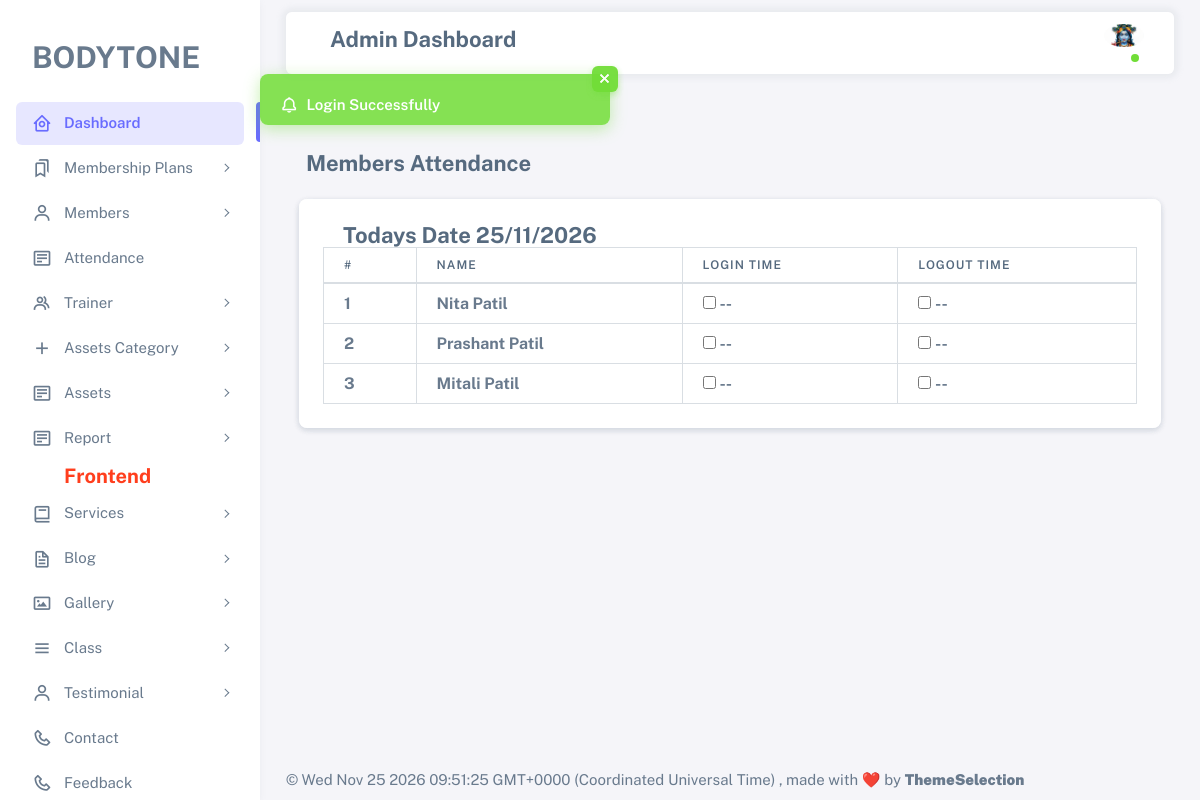
The app's page /panel/admin/manage_attendance.php (signed in) with its own data.
### tables this page shows
CREATE TABLE `members` (
  `id` int(11) NOT NULL,
  `name` varchar(100) NOT NULL,
  `plan_id` int(11) NOT NULL,
  `price` decimal(10,2) NOT NULL,
  `phone` varchar(15) NOT NULL,
  `email` varchar(150) NOT NULL,
  `address` text DEFAULT NULL,
  `photo` varchar(500) NOT NULL,
  `status` tinyint(1) DEFAULT 1 COMMENT '1 = Active, 0 = Inactive',
  `payment_mode` varchar(100) NOT NULL,
  `date` date DEFAULT NULL,
  `exp_date` date DEFAULT NULL,
  `delete_status` tinyint(4) NOT NULL,
  `created_at` timestamp NOT NULL DEFAULT current_timestamp(),
  `updated_at` timestamp NOT NULL DEFAULT current_timestamp() ON UPDATE current_timestamp()
);

### panel/admin/manage_attendance.php (the view, shortened to what this page needs)
<?php include ('include/header.php'); ?>
<?php include ('include/sidebar.php'); ?>
   <div class="content-wrapper">
            <div class="container-xxl flex-grow-1 container-p-y">
             <div class="d-flex justify-content-between align-items-center mb-4">
            <h4 class="fw-bold mb-0">Members Attendance</h4>
          </div>
              <div class="row">
                <div class="col-xl">
                  <div class="card mb-4">
                     <div class="card">
                <div class="card-body">
                  <h4 class="fw-bold mb-0">Todays Date <?php echo date('d/m/Y'); ?></h4>
                  <div class="table-responsive text-nowrap">
                    <table class="table table-bordered">
                      <thead>
                        <tr>
                          <th>#</th>
                           <th> Name</th>
                          <th>Login Time</th>
                        <th>Logout Time</th>
                        </tr>
                      </thead>
                   <tbody>
<?php
$stmt = $pdo->prepare("
    SELECT
        m.*,
        s.login_time,
        s.logout_time
    FROM members m
    LEFT JOIN member_sessions s
        ON m.id = s.member_id
        AND s.session_date = CURDATE()
    WHERE m.delete_status = 0
");
$stmt->execute();
$members = $stmt->fetchAll();
$i = 1;
foreach ($members as $key) {
$loginChecked  = $key['login_time']  ? 'checked' : '';
$logoutChecked = $key['logout_time'] ? 'checked' : '';
$loginTime  = $key['login_time']  ? date("h:i A", strtotime($key['login_time']))  : '--';
$logoutTime = $key['logout_time'] ? date("h:i A", strtotime($key['logout_time'])) : '--';
?>
<tr>
    <td><strong><?= $i++; ?></strong></td>
    <td><strong><?= $key['name']; ?></strong></td>
    <td>
        <input type="checkbox"
               class="login-check"
               data-id="<?= $key['id']; ?>"
               <?= $loginChecked; ?>>
        <strong id="login_time_<?= $key['id']; ?>"><?= $loginTime; ?></strong>
    </td>
    <td>
        <input type="checkbox"
               class="logout-check"
               data-id="<?= $key['id']; ?>"
               <?= $logoutChecked; ?>>
        <strong id="logout_time_<?= $key['id']; ?>"><?= $logoutTime; ?></strong>
    </td>
</tr>
<?php } ?>
</tbody>
                    </table>
                  </div>
                </div>
              </div>
                  </div>
                </div>
              </div>
            </div>
        </div>
<?php include ('include/footer.php'); ?>

### records on screen
members: name "Nita Patil", loginTime "--", logoutTime "--"
members: name "Prashant Patil", loginTime "--", logoutTime "--"
members: name "Mitali Patil", loginTime "--", logoutTime "--"

### other values on screen
$_SESSION['success'] "Login Successfully"
